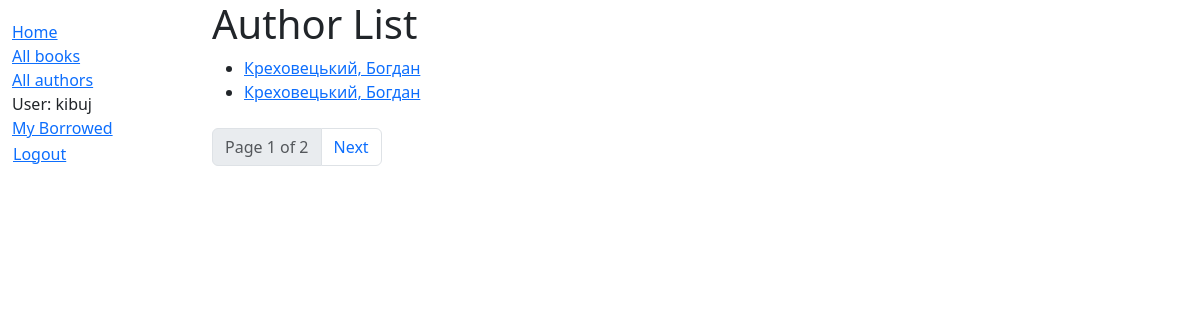
The app's page /catalog/authors/ (signed in) with its own data.
### catalog/models.py (models this page shows)
class Author(models.Model):
    first_name = models.CharField(max_length=100)
    last_name = models.CharField(max_length=100)
    date_of_birth = models.DateField(null=True, blank=True)
    date_of_death = models.DateField('Died', null=True, blank=True)
    class Meta:
        ordering = ['last_name', 'first_name']
    def get_absolute_url(self):
        return reverse('author-detail', args=[str(self.id)])
    def __str__(self):
        return f'{self.last_name}, {self.first_name}'

### catalog/views.py (the view)
# urls.py: path('authors/', views.AuthorListView.as_view(), name='authors'),
class AuthorListView(generic.ListView):
    model = Author
    paginate_by = 2
    context_object_name = 'author_list'
    queryset = Author.objects.all()
    template_name = 'catalog/author_list.html'

### templates/catalog/author_list.html
{% extends "base_generic.html" %}
{% block content %}
  <h1>Author List</h1>
  {% if author_list %}
    <ul>
      {% for author in author_list %}
      <li>
        <a href="{{ author.get_absolute_url }}">{{ author }}</a>
      </li>
      {% endfor %}
    </ul>
  {% else %}
    <p>There are 0 author in the library.</p>
  {% endif %}
{% endblock %}

### templates/base_generic.html (shortened to what this page needs)
<!doctype html>
<html lang="en">
  <head>
    <link href="https://cdn.jsdelivr.net/npm/bootstrap@5.3.3/dist/css/bootstrap.min.css"
      rel="stylesheet"
>
    {% load static %}
    <link rel="stylesheet" href="{% static 'css/styles.css' %}" />
  </head>
  <body>
    <div class="container-fluid">
      <div class="row">
        <div class="col-sm-2">
          {% block sidebar %}
            <ul class="sidebar-nav">
              <li><a href="{% url 'index' %}">Home</a></li>
              <li><a href="{% url 'books' %}">All books</a></li>
              <li><a href="{% url 'authors' %}">All authors</a></li>
                 {% if user.is_authenticated %}
                   <li>User: {{ user.get_username }}</li>
                   <li><a href="{% url 'my-borrowed' %}">My Borrowed</a></li>
                   <li>
                     <form id="logout-form" method="post" action="{% url 'logout' %}">
                       <button type="submit" class="btn btn-link">Logout</button>
                     </form>
                   </li>
                 {% else %}
                   <li><a href="{% url 'login' %}?next={{ request.path }}">Login</a></li>
                 {% endif %}
            </ul>
          {% endblock %}
        </div>
        <div class="col-sm-10">
          {% block content %}
          {% endblock %}
          {% block pagination %}
            {% if is_paginated %}
              <div class="pagination mt-4">
                <nav aria-label="Page navigation">
                  <ul class="pagination justify-content-center">
                    <li class="page-item disabled">
                      <span class="page-link">Page {{ page_obj.number }} of {{ page_obj.paginator.num_pages }}</span>
                    </li>
                    {% if page_obj.has_next %}
                      <li class="page-item">
                        <a class="page-link" href="?page={{ page_obj.next_page_number }}">Next</a>
                      </li>
                    {% endif %}
                  </ul>
                </nav>
              </div>
            {% endif %}
          {% endblock %}
        </div>
      </div>
    </div>
  </body>
</html>

### static/styles.css (style rules this page uses)
.sidebar-nav { margin-top: 20px; padding: 0; list-style: none; }
#logout-form { display: inline; }
#logout-form button { padding: 0; margin: 0; }

### records on screen
Author: last_name+first_name "Креховецький, Богдан"
Author: last_name+first_name "Креховецький, Богдан"

### other values on screen
{{ user.get_username }} "kibuj"
{{ page_obj.number }} "1"
{{ page_obj.paginator.num_pages }} "2"
